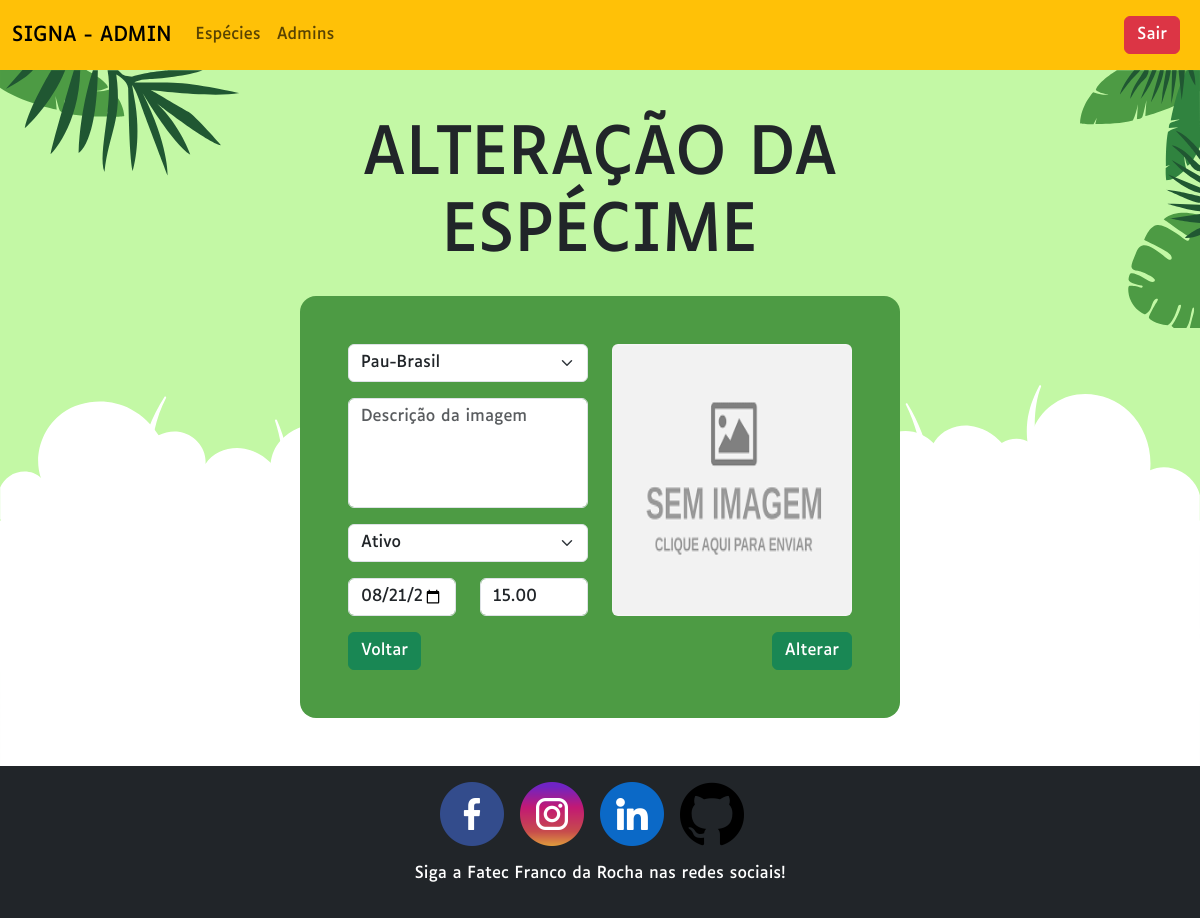
Page /especimes/altera/1 (signed in) on the committed database.
### tables this page shows
CREATE TABLE TBESPECIME
(
	IDESPECIME INT AUTO_INCREMENT,																	 
	IDESPECIE INT NOT NULL,																			 
	COORD VARCHAR(50),																				 
	IMAGEM VARCHAR(256),																			 
	DESCRICAOIMG VARCHAR(256),																		 
	ESTADO CHAR(1),																					 
	DAP DECIMAL(4,2),																				 
	DATPLANT DATETIME,																			 
	DATACAD DATETIME,																			 
	IDCADADM INT,																					 
	CONSTRAINT TBESPECIME_PK PRIMARY KEY (IDESPECIME),
	CONSTRAINT TBESPECIME_FK_TBESPECIE FOREIGN KEY (IDESPECIE) REFERENCES TBESPECIE(IDESPECIE),
	CONSTRAINT TBESPECIME_FK_TBADMIN FOREIGN KEY (IDCADADM) REFERENCES TBADMIN(IDADMIN)
);

### controller/routes.php (called while the page is built, shortened)
<?php
include_once "especie.php";
include_once "especime.php";
class Route
{
    function abrirAlteraEspecime($id)
    {
        $especies = new EspecieController();
        $especies = $especies->listar();
        $especime = new EspecimeController();
        $especime = $especime->buscar($id);
        include_once "view/paginaCadAltEspecime.php";
    }
}
?>

### model/especie.php (called while the page is built, shortened)
<?php
class Especie
{
    function listar()
    {
        $con = Conexao::conectar();
        $cmd = $con->prepare("SELECT ESP.*,NOME FROM TBESPECIE ESP JOIN TBADMIN ADM ON ESP.IDCADADM = ADM.IDADMIN");
        $cmd->execute();
        return $cmd->fetchAll(PDO::FETCH_OBJ);
    }
}
?>

### controller/especie.php (called while the page is built, shortened)
<?php
include_once "model/especie.php";
class EspecieController
{
    function listar()
    {
        $cmd = new Especie();
        return $cmd->listar();
    }
}
?>

### model/especime.php (called while the page is built, shortened)
<?php
class Especime
{
    private $IDESPECIME;
    function buscar()
    {
        $con = Conexao::conectar();
        $cmd = $con->prepare("SELECT * FROM TBESPECIME WHERE IDESPECIME = :IDESPECIME");
        $cmd->bindParam(":IDESPECIME", $this->IDESPECIME);
        $cmd->execute();
        return $cmd->fetch(PDO::FETCH_OBJ);
    }
}
?>

### controller/especime.php (called while the page is built, shortened)
<?php
include_once "model/especime.php";
class EspecimeController
{
    function buscar($id)
    {
        $especime = new Especime();
        $especime->IDESPECIME = $id;
        return $especime->buscar();
    }
}
?>

### view/paginaCadAltEspecime.php (the view, shortened to what this page needs)
<!DOCTYPE html>
<html lang="pt-br">
<head>
    <?php include_once "resource/head.php";?>
</head>
<body class="d-flex flex-column min-vh-100">
    <?php $url = $_GET["url"]; $url = explode("/",$url);?>
    <div class="corpo min-vh-100 h-100">
        <div class="conteudo bg-secondary h-100 clouds">
            <div class="container-fluid folhas p-0 m-0 row justify-content-center align-content-center position-relative h-100">
                <section class="col-sm-12 col-lg-8 col-xl-6 p-0 my-5" style="z-index: 2;">
                    <header class="display-1 text-center mb-4"><?php echo $url[1] == 'cadastro'? 'CADASTRO':'ALTERAÇÃO';?> DA ESPÉCIME</header>
                    <article class="bg-verde p-3 p-lg-5 rounded-4 text-white">
                        <form action="<?php echo $url[1] == 'cadastro'? URL.'especimes/cadastrar':URL.'especimes/alterar';?>" method="POST" enctype="multipart/form-data">
                            <div class="row">
                                <div class="col-12 col-sm-6">
                                    <div class="mb-3">
                                        <select name="inputEspecie" id="inputEspecie" class="form-select" aria-label="Selecione a espécie da planta" required>
                                            <?php
                                            foreach ($especies as $especie)
                                            {
                                                if(isset($especime))
                                                {
                                                    if($especime->IDESPECIE == $especie->IDESPECIE)
                                                    {
                                                        echo"<option selected value='$especie->IDESPECIE'>$especie->NOMEPOP</option>";
                                                    }
                                                    else{
                                                        echo"<option value='$especie->IDESPECIE'>$especie->NOMEPOP</option>";
                                                    }
                                                }
                                                else
                                                {
                                                    echo"<option value='$especie->IDESPECIE'>$especie->NOMEPOP</option>";
                                                }
                                            }
                                            ?>
                                        </select>
                                    </div>
                                    <div class="mb-3">
                                        <textarea class="form-control" placeholder="Descrição da imagem" id="inputImgDesc" name="inputImgDesc" style="height:100%; resize:none;" rows="4" required><?php echo isset($especime)?$especime->DESCRICAOIMG:'';?></textarea>
                                    </div>
                                    <div class="mb-3">
                                        <select  name="inputStatus" id="inputStatus" class="form-select" aria-label="Selecione o Status da planta" required>
                                            <?php
                                            if(isset($especime))
                                            {
                                                if($especime->ESTADO == 1)
                                                {
                                                    echo "<option selected value=\"1\">Ativo</option>";
                                                }
                                                else{
                                                    echo "<option value=\"1\">Ativo</option>";
                                                    echo "<option selected value=\"0\">Inativo</option>";
                                                }
                                            }
                                            else
                                            {
                                                echo "<option value=\"1\">Ativo</option>";
                                                echo "<option value=\"0\">Inativo</option>";
                                            }
                                            ?>
                                        </select>
                                    </div>
                                    <div class="row mb-3">
                                        <div class="col-sm-6 mb-3 mb-sm-0">
                                            <input type="date" value="<?php echo isset($especime)?str_replace(" 00:00:00","",$especime->DATPLANT):'\"\"';?>" class="form-control" id="inputDatPlant" name="inputDatPlant" aria-label="Digite a data de plantiu" required>
                                        </div>
                                        <div class="col-sm-6 ">
                                            <input type="number" value="<?php echo isset($especime)?$especime->DAP:'';?>" placeholder="Diam. Alt. Peito(m)" step="0.01" class="form-control" id="inputDAP" name="inputDAP" aria-label="Digite o Diâmetro na Altura do Peito" min="00.00" max="99.99" required>
                                        </div>
                                    </div>
                                </div>
                                <div class="col-12 col-sm-6">
                                    <div class="h-100 text-center">
                                        <label for="inputImagem" class="h-100 pb-3">
                                            <img src="<?php echo isset($especime->IMAGEM)? URL."resource/imagens/especimes/$especime->IMAGEM":URL."resource/sem_imagem_clique.png";?>" id="imagem" class="w-100 h-100 rounded" for="inputImagem">
                                        </label>
                                    </div>
                                </div>
                            </div>
                            <a href="<?php echo URL."inicio" ?>" class="btn btn-success">Voltar</a>
                            <button type="submit" class="btn btn-success float-end"><?php echo $url[1] == 'cadastro'? 'Cadastrar':'Alterar';?></button>
                        </form>
                    </article>
                </section>
            </div>
        </div>
    </div>
</body>
</html>

### resource/css/default.css (style rules this page uses)
:root { overflow-x: hidden; --verde:#4D9B44; --verde-claro:#C3F8A5; --verde-escuro:#205732; --terroso-creme:#FFC7A4; }
@media only screen and (max-width: 1200px) { .display-1 { font-size: calc(1.0rem + 4vw); font-weight: 300; line-height: 1.2; } }
* { font-family: "luciole" !important; }
body { padding-right: 0 !important; }
.bg-verde { background-color: var(--verde); }
.folhas { background-color: var(--verde-claro); background-image:url('../ui/bg/bg_arvore_topo_esquerdo.svg'),url('../ui/bg/bg_arvore_topo_direito.svg'),url('../ui/bg/bg_arvore_inferior_esquerdo.svg'),url('../ui/bg/bg_arvore_inferior_direito.svg'); background-repeat: no-repeat; background-position: top left, top right, bottom left, bottom right; background-size: 20%,10%,20%,10%; }
.corpo { height: 100%; font-family: 'Luciole'; display: grid; grid-template-areas: 'navbar''conteudo''rodape'; grid-template-rows: minmax(70px,min-content) auto minmax(70px,min-content); grid-template-columns: 100%; }
.conteudo { grid-area: conteudo; }

### rows in the picture
tbespecime: inputStatus "Ativo", inputDatPlant "08/21/2024", inputDAP "15.00"

### other values in the picture
form field inputEspecie "Pau-Brasil"
